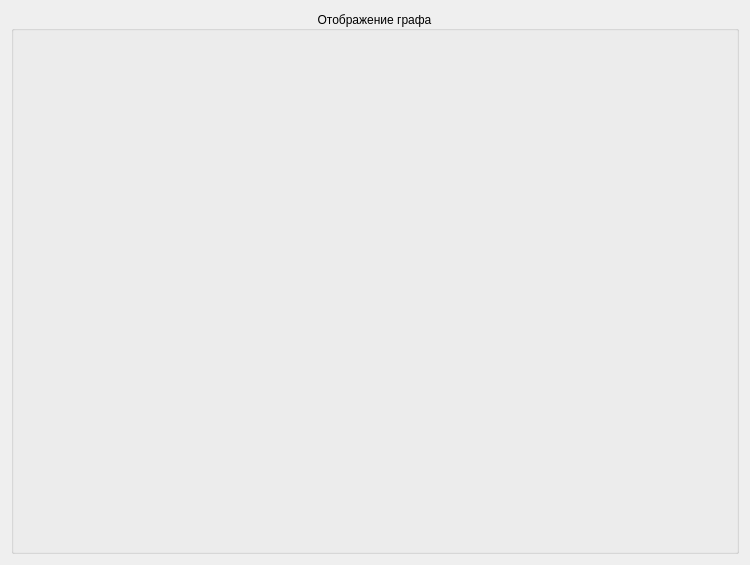
<?xml version="1.0" encoding="UTF-8"?>
<ui version="4.0">
 <class>GraphEditorForm</class>
 <widget class="QWidget" name="GraphEditorForm">
  <property name="geometry">
   <rect>
    <x>0</x>
    <y>0</y>
    <width>750</width>
    <height>565</height>
   </rect>
  </property>
  <property name="windowTitle">
   <string>Form</string>
  </property>
  <property name="styleSheet">
   <string notr="true"/>
  </property>
  <layout class="QHBoxLayout" name="horizontalLayout">
   <item>
    <widget class="QGroupBox" name="graphScene_groupBox">
     <property name="sizePolicy">
      <sizepolicy hsizetype="Preferred" vsizetype="Preferred">
       <horstretch>5</horstretch>
       <verstretch>0</verstretch>
      </sizepolicy>
     </property>
     <property name="title">
      <string>Отображение графа</string>
     </property>
     <property name="alignment">
      <set>Qt::AlignCenter</set>
     </property>
     <property name="flat">
      <bool>true</bool>
     </property>
     <layout class="QVBoxLayout" name="verticalLayout">
      <item>
       <widget class="Graph::GraphEditView" name="graphScene" native="true"/>
      </item>
     </layout>
    </widget>
   </item>
  </layout>
 </widget>
 <customwidgets>
  <customwidget>
   <class>Graph::GraphEditView</class>
   <extends>QWidget</extends>
   <header location="global">GraphScene/EditView.h</header>
   <container>1</container>
  </customwidget>
 </customwidgets>
 <resources/>
 <connections/>
</ui>
